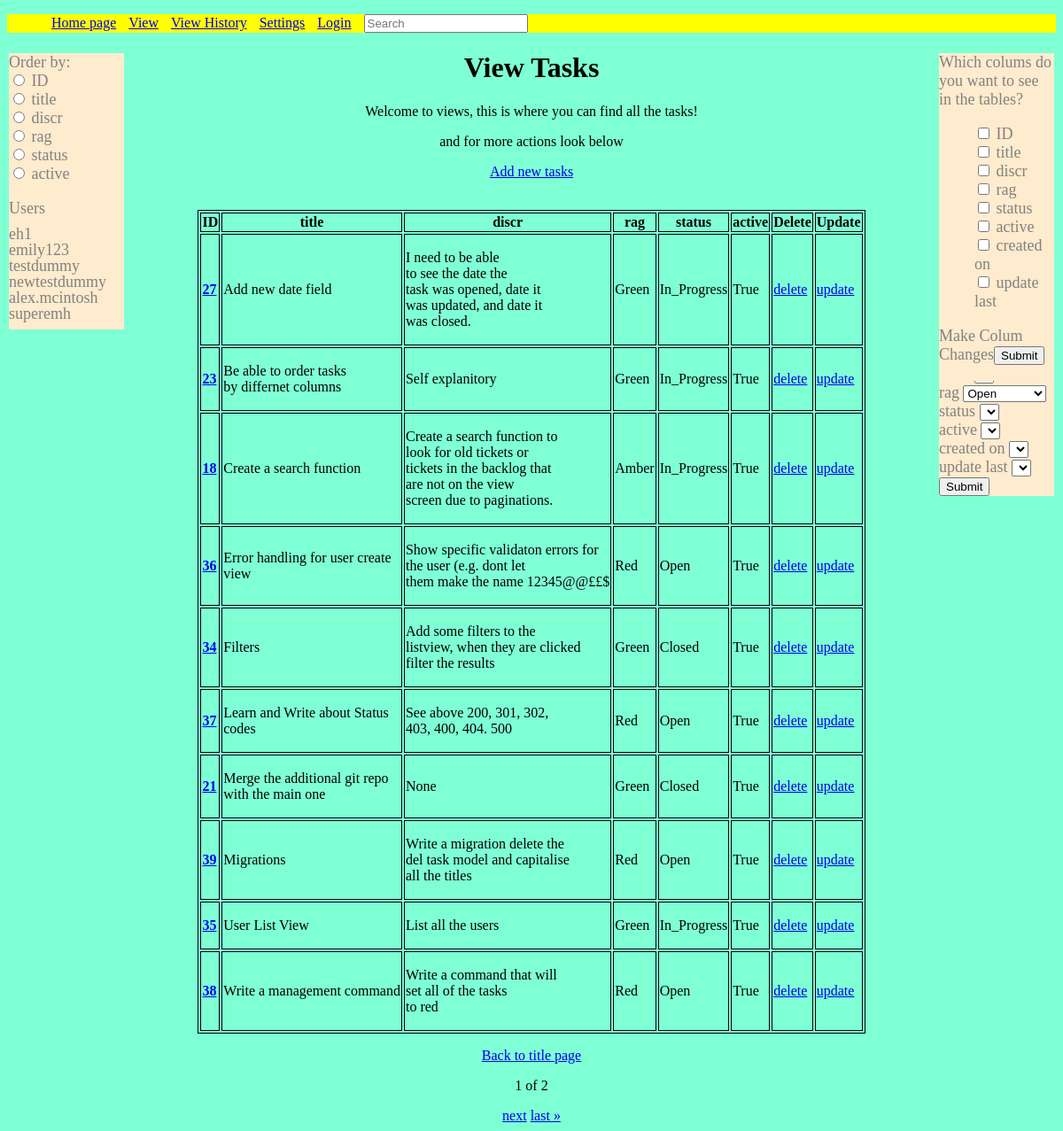
The app's page /view/, older data.
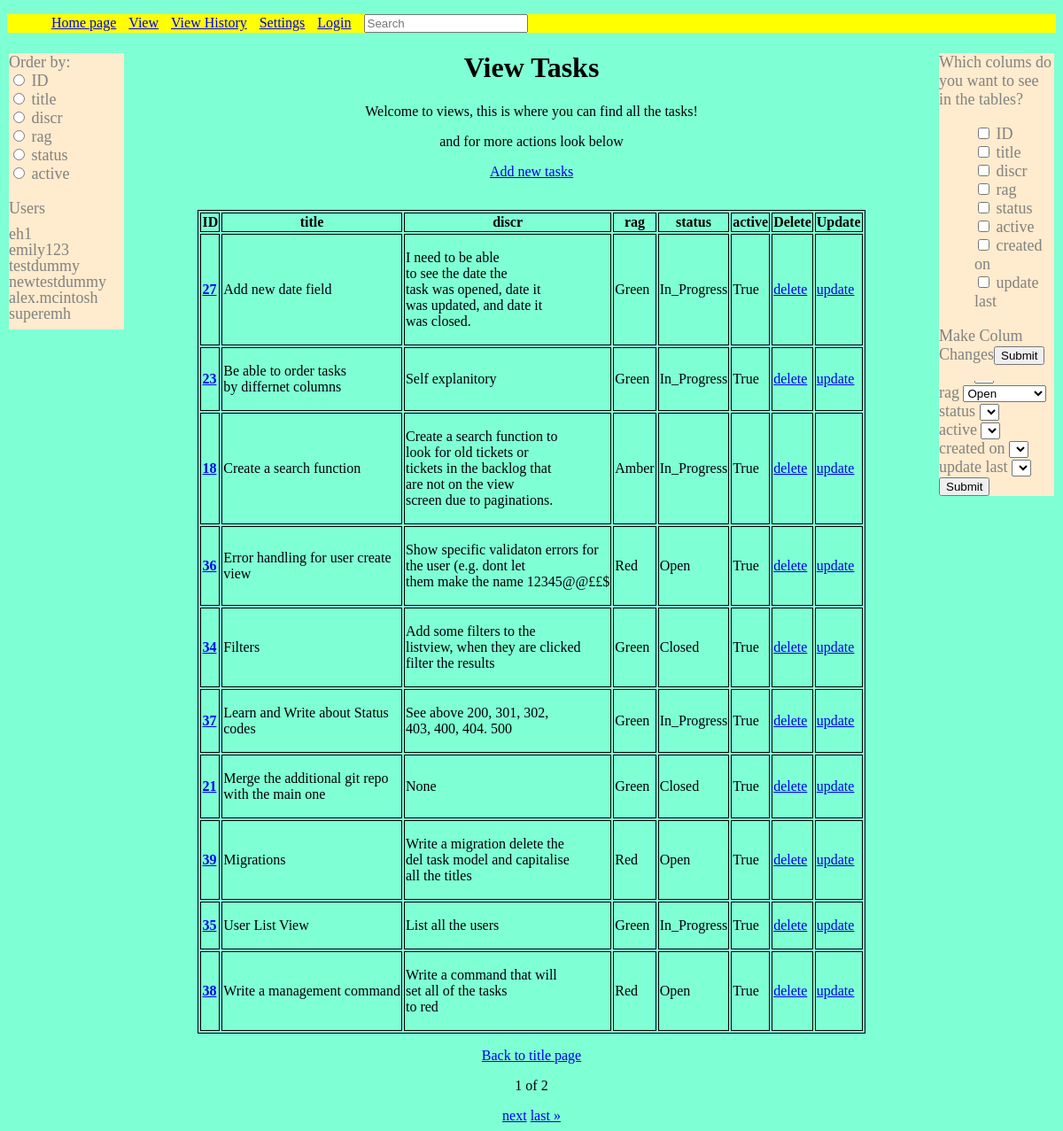
The same page, newer data.
### taskmanager/models.py (models this page shows, shortened)
class Task(models.Model):
    title = models.CharField(max_length=255)
    discr = models.CharField(max_length=255)
    rag = models.CharField(max_length=255)
    status = models.CharField(max_length=255)
    active = models.BooleanField(default=True)
    created_on = models.DateField(auto_now_add=True)
    update_last = models.DateField(auto_now=True)

### taskmanager/views.py (the view, shortened to what this page needs)
# urls.py: path("view/", views.TaskListView.as_view(), name="view_tasks"),
class TaskListView(ContextDataMixim, generic.ListView):
    model = Task
    title = "View"
    template_name = "view.html"
    context_object_name = "model"
    paginate_by = 10
    ordering = ["id"]
    def get_queryset(self) -> QuerySet[Any]:
        initial_order = self.request.GET.get("order")
        default_order = (
            "title"
            if initial_order not in [f.name for f in Task._meta.get_fields()]
            else initial_order
        )
        order_by = self.request.GET.get("order_by", default_order)
        return Task.objects.all().order_by(order_by)
    def get_context_data(self, **kwargs):
        context = super().get_context_data(**kwargs)
        context["order_by"] = self.request.GET.get("order_by")
        return context

### my_task_manager/custom_filters.py (called while the page is built)
@register.filter(name="add_line_breaks")
def add_line_breaks(inputted, line_break_num):
    words = inputted.split()
    result = []
    for i, word in enumerate(words, start=1):
        result.append(word)
        if i % line_break_num == 0 and i != len(words):
            result.append("\n")
    result = " ".join(result)
    return result

### taskmanager/forms.py (called while the page is built)
    def form_type(self):
        field_types = {}
        for field_name in self.base_fields.items():
            fields = self.base_fields[field_name[0]]
            field_types[field_name] = type(fields)
        return field_types

### taskmanager/templates/view.html (shortened to what this page needs)
{% extends "base_layout.html" %}
{% load static %} {% load mytags %}
        {% block content %}
        <div class="main">
        <body>
        <h1>View Tasks</h1>
        <p>Welcome to views, this is where you can find all the tasks!</p>
        <p>and for more actions look below</p>
        <p><a href="create">Add new tasks</a></p>
            <div class="sidenav">
                <form id="order_by" method="GET">
                    <label for="order_by">Order by:</label>
                    {% for field in fields %}{% if field.name != 'created_on' and field.name != 'update_last' %}
                        <br>
                        <input type="radio" id="{{ field.name }}" name="order_by" value="{{ field.name }}" onchange="submitForm()">
                        <label for="{{ field.name }}">{{ field.verbose_name }}</label>
                    {% endif %}
                    {% endfor %}
                </form>
                <p>Users</p>
                {% for use in user %}
                    <ul><a href={% url 'user_view' use %}>{{use}}</a></ul>
                {% endfor %}
            </div>
            <div class="right-sidenav">
                <form id="filter_colum" method="GET">
                    <label for="filter_colum">Filter colums:</label>
                    {% for field in fields %}
                        <br>
                        <label for="{{ field.name }}">{{ field.verbose_name }}</label>
                    {% endfor %}
                    <br>
                    <p>---------------</p>
                <form id="filter_input_option" method="GET">
                    <label for="filter_input_option">Filter data you wish to see</lable>
                        {% for field in fields %}
                            <br>{{ field.verbose_name }}
                            <select name="{{ field.name }}" id="{{ field.name }}">
                                {% for choice in status_choices %}
                                    {% if field.name == "rag" %}
                                        <option value="{{ choice.0 }}">{{ choice.0 }}</option>
                                    {% endif %}
                                {% endfor %}
                            </select>
                        {% endfor %}
                    <br><input type="submit">
                </form>
            </div>
        <br>
        <div class="right-sidenav">
            <p1>Which colums do you want to see in the tables?</p1>
            <form id="colum_filter" method="GET">
            <ul>
                {% for field in fields %}
                    <li>
                        <input type="checkbox" id="{{ field.name }}" name="colum_filter" value="{{ field.name }}">
                        <label for="{{field.name}}">{{field.verbose_name}}</lable>
                    </li>
                {% endfor %}
            </ul>
            <p>Make Colum Changes<input type="submit"></p>
        </form>
        </div>
    </body>
    </div>
{% endblock %}
{% block table %}
<table class="center">
    {% for field in fields %}
        {% if field.verbose_name != 'created on' and field.verbose_name != 'update last' %}
        <th>{{ field.verbose_name }}</th>
        {% endif %}
    {% endfor %}
    <th>Delete</th>
    <th>Update</th>
    {% for task in model %}
        <tr>
            <td>
                <a href="{% url 'detail' task.id %}"><b>{{ task.id }}</b></a>
            </td>
            <td>{{ task.title|capfirst|add_line_breaks:5|linebreaks }}</td>
            <td>{{ task.discr|capfirst|add_line_breaks:5|linebreaks }}</td>
            <td>{{ task.rag }}</td>
            <td>{{ task.status }}</td>
            <td>{{ task.active }}</td>
            <td><a href="{% url 'delete' task.id %}">delete</a></td>
            <td><a href="{% url 'update' task.id %}">update</a></td>
        </tr>
    {% endfor %}
</table>
{% endblock %}

Row changes from the older to the newer data that the page shows:
changed Task "Learn and Write about Status codes": rag "Red" → "Green"; status "Open" → "In_Progress"
